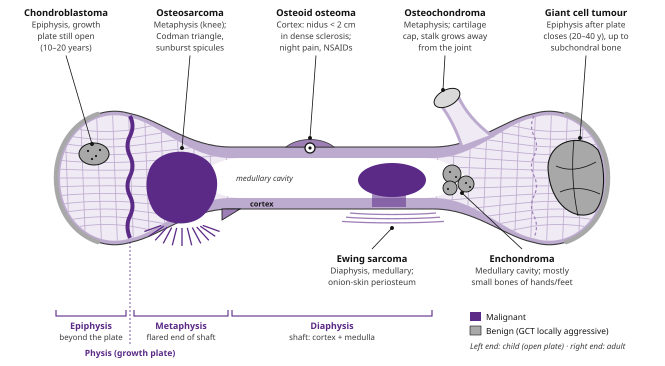

Write Python code to recreate this figure.
"""Long bone: zones and the classic sites of bone tumours. Run: python3 illus/ch27_bone_sites.py"""
import os, sys
sys.path.insert(0, os.path.join(os.path.dirname(__file__), "..", "tools"))
from diagrams import A, A60, A40, A20, A10, A05, INK, INK2, G20, G40, G05, esc

W, H = 665, 366
C = 178                      # long axis of the bone
mx = lambda x: 664 - x       # mirror for the right end
o = [f'<svg xmlns="http://www.w3.org/2000/svg" viewBox="0 0 {W} {H}" width="{W}" height="{H}" font-family="BookSans, sans-serif">']


def outline(sh, mh, eh, xend, xphys, xmeta):
    """Closed outline: shaft half-height sh, metaphysis max mh, epiphysis max eh, bone ends at xend/mx(xend)."""
    L = (f"M{mx(xmeta)},{C-sh} L{xmeta},{C-sh} C{xmeta-40},{C-sh} {xphys+30},{C-mh+6} {xphys+2},{C-mh} "
         f"L{xphys-2},{C-mh-1} C{xphys-35},{C-eh} {xend},{C-eh+26} {xend},{C} "
         f"C{xend},{C+eh-26} {xphys-35},{C+eh} {xphys-2},{C+mh+1} L{xphys+2},{C+mh} "
         f"C{xphys+30},{C+mh-6} {xmeta-40},{C+sh} {xmeta},{C+sh} L{mx(xmeta)},{C+sh} ")
    R = (f"C{mx(xmeta-40)},{C+sh} {mx(xphys+30)},{C+mh-6} {mx(xphys+2)},{C+mh} "
         f"L{mx(xphys-2)},{C+mh+1} C{mx(xphys-35)},{C+eh} {mx(xend)},{C+eh-26} {mx(xend)},{C} "
         f"C{mx(xend)},{C-eh+26} {mx(xphys-35)},{C-eh} {mx(xphys-2)},{C-mh-1} L{mx(xphys+2)},{C-mh} "
         f"C{mx(xphys+30)},{C-mh+6} {mx(xmeta-40)},{C-sh} {mx(xmeta)},{C-sh} Z")
    return L + R


outer = outline(31, 64, 74, 56, 130, 230)
inner = outline(20, 60, 70, 60, 130, 230)
o.append(f'<defs><clipPath id="bs_in"><path d="{inner}"/></clipPath></defs>')
# cortex (compact bone) = outer silhouette; cancellous interior
o.append(f'<path d="{outer}" fill="{A40}" stroke="{INK2}" stroke-width="1.1"/>')
o.append(f'<path d="{inner}" fill="{A10}"/>')
# trabeculae (cancellous bone) in both ends
tr = []
for k in range(-6, 7):
    y0 = C + k * 10
    tr.append(f"M40,{y0} q40,{-k*3} 90,{-k*2} q50,{k*1.5} 110,{k*4}")
    tr.append(f"M{mx(40)},{y0} q-40,{-k*3} -90,{-k*2} q-50,{k*1.5} -110,{k*4}")
for x in range(64, 236, 16):
    tr.append(f"M{x},{C-80} l6,160")
    tr.append(f"M{mx(x)},{C-80} l-6,160")
o.append(f'<g clip-path="url(#bs_in)"><path d="{" ".join(tr)}" fill="none" stroke="{A40}" stroke-width=".8"/></g>')
# medullary (marrow) cavity of the shaft
med = (f"M196,{C} C210,{C-13} 222,{C-20} 244,{C-20} L{mx(244)},{C-20} C{mx(222)},{C-20} {mx(210)},{C-13} {mx(196)},{C} "
       f"C{mx(210)},{C+13} {mx(222)},{C+20} {mx(244)},{C+20} L244,{C+20} C222,{C+20} 210,{C+13} 196,{C} Z")
o.append(f'<path d="{med}" fill="#fff"/>')
o.append(f'<text x="236" y="{C+3}" font-size="7.8" font-style="italic" fill="{INK2}">medullary cavity</text>')
o.append(f'<text x="250" y="{C+28.5}" font-size="7.4" font-weight="700" fill="{INK}">cortex</text>')
# articular cartilage caps (follow the outer contour of each end)
for sx in (1, -1):
    X = (lambda x: x) if sx == 1 else mx
    o.append(f'<path d="M{X(97.9)},{C-64} C{X(75.1)},{C-56.4} {X(56)},{C-33.6} {X(56)},{C} C{X(56)},{C+33.6} {X(75.1)},{C+56.4} {X(97.9)},{C+64}" '
             f'fill="none" stroke="{G40}" stroke-width="4.5" stroke-linecap="round"/>')
# physes: left open growth plate (child), right closed (epiphyseal line, adult)
o.append(f'<path d="M130,{C-62} q5,10 0,20 q-5,10 0,20 q5,10 0,20 q-5,10 0,20 q5,10 0,20 q-5,10 0,22" fill="none" stroke="{A}" stroke-width="4"/>')
o.append(f'<path d="M{mx(130)},{C-62} q-5,10 0,20 q5,10 0,20 q-5,10 0,20 q5,10 0,20 q-5,10 0,20 q5,10 0,22" fill="none" stroke="{A60}" stroke-width="1.2" stroke-dasharray="3 2.5"/>')

MAL, BEN = A, G40   # malignant = purple, benign = grey
# 1 chondroblastoma: left epiphysis (open plate)
o.append(f'<ellipse cx="94" cy="{C-24}" rx="15" ry="11" fill="{BEN}" stroke="{INK}" stroke-width="1"/>')
for (dx, dy) in ((-6, -3), (2, 2), (6, -4), (-2, 5)):
    o.append(f'<circle cx="{94+dx}" cy="{C-24+dy}" r="1.1" fill="{INK}"/>')
# 2 osteosarcoma: left metaphysis, breaking the lower cortex: sunburst + Codman triangle
o.append(f'<path d="M150,{C-10} C162,{C-34} 205,{C-30} 214,{C-8} C222,{C+8} 214,{C+30} 200,{C+40} C185,{C+50} 160,{C+46} 152,{C+30} C146,{C+18} 144,{C+4} 150,{C-10} Z" fill="{MAL}"/>')
for i, ang in enumerate(range(-70, 75, 14)):
    import math
    a = math.radians(ang)
    x1, y1 = 182 + 22 * math.sin(a), C + 46 + 4 * math.cos(a)
    x2, y2 = 182 + 40 * math.sin(a), C + 46 + 22 * math.cos(a)
    o.append(f'<line x1="{x1:.1f}" y1="{y1:.1f}" x2="{x2:.1f}" y2="{y2:.1f}" stroke="{MAL}" stroke-width="1.3"/>')
o.append(f'<path d="M222,{C+31} L240,{C+31} L222,{C+42} Z" fill="{A60}" stroke="{INK}" stroke-width=".8"/>')
# 3 osteoid osteoma: upper cortex of the shaft: fusiform sclerosis + nidus
o.append(f'<path d="M286,{C-31} C298,{C-41} 322,{C-41} 334,{C-31} Z" fill="{A60}" stroke="{INK2}" stroke-width=".8"/>')
o.append(f'<circle cx="310" cy="{C-30}" r="5" fill="#fff" stroke="{INK}" stroke-width="1.3"/><circle cx="310" cy="{C-30}" r="1.6" fill="{INK}"/>')
# 4 Ewing sarcoma: medulla of the shaft + onion-skin periosteal layers
o.append(f'<ellipse cx="392" cy="{C+2}" rx="34" ry="17" fill="{MAL}"/>')
o.append(f'<rect x="372" y="{C+16}" width="34" height="13" fill="{MAL}" opacity=".55"/>')
for j in range(3):
    yy = C + 35 + j * 4.2
    o.append(f'<path d="M{350-j*4},{yy} C370,{yy+2} 414,{yy+2} {436+j*4},{yy}" fill="none" stroke="{A60}" stroke-width="1.3"/>')
# 5 enchondroma: medulla near the right metaphysis: cartilage lobules with stippled calcification
for (cx, cy, r) in ((452, C - 4, 9), (466, C + 6, 8), (450, C + 10, 7)):
    o.append(f'<circle cx="{cx}" cy="{cy}" r="{r}" fill="{BEN}" stroke="{INK}" stroke-width=".9"/>')
for (dx, dy) in ((450, C - 6), (456, C - 1), (466, C + 5), (448, C + 11), (470, C + 9)):
    o.append(f'<circle cx="{dx}" cy="{dy}" r="1" fill="{INK}"/>')
# 6 osteochondroma: right metaphysis surface, stalk pointing away from the joint, cartilage cap
o.append(f'<path d="M462,{C-31} Q454,{C-56} 440,{C-74} L458,{C-82} Q468,{C-60} 492,{C-42} Z" fill="{A10}" stroke="{A40}" stroke-width="3"/>')
o.append(f'<ellipse cx="447" cy="{C-80}" rx="14" ry="8" transform="rotate(-28 447 {C-80})" fill="{G20}" stroke="{INK}" stroke-width="1"/>')
# 7 giant cell tumour: right epiphysis (closed plate), eccentric, up to subchondral bone, soap-bubble
o.append(f'<path d="M548,{C-10} C548,{C-38} 582,{C-46} 598,{C-28} C606,{C-12} 606,{C+24} 594,{C+34} C578,{C+44} 550,{C+30} 548,{C-10} Z" fill="{BEN}" stroke="{INK}" stroke-width="1.1"/>')
o.append(f'<path d="M556,{C-12} Q574,{C-4} 596,{C-16} M560,{C+14} Q578,{C+6} 600,{C+16} M574,{C-38} Q570,{C} 578,{C+38}" fill="none" stroke="{INK}" stroke-width=".8"/>')


def label(cx, y, title, sub, tx, ty, anchor="middle"):
    """Label block at (cx, y) with leader line to target (tx, ty)."""
    up = ty > y          # label above target
    ly = y + 11.5 * len(sub) + 5 if up else y - 13
    lx = cx if anchor == "middle" else (cx - 30 if anchor == "end" else cx + 30)
    o.append(f'<line x1="{lx}" y1="{ly}" x2="{tx}" y2="{ty}" stroke="{INK}" stroke-width=".8"/>')
    o.append(f'<circle cx="{tx}" cy="{ty}" r="2" fill="{INK}"/>')
    o.append(f'<text x="{cx}" y="{y}" font-size="9.4" font-weight="700" fill="{INK}" text-anchor="{anchor}">{esc(title)}</text>')
    for j, s in enumerate(sub):
        o.append(f'<text x="{cx}" y="{y+11.5*(j+1)}" font-size="8.3" fill="{INK2}" text-anchor="{anchor}">{esc(s)}</text>')


label(66, 16, "Chondroblastoma", ["Epiphysis, growth", "plate still open", "(10–20 years)"], 92, C - 34)
label(190, 16, "Osteosarcoma", ["Metaphysis (knee);", "Codman triangle,", "sunburst spicules"], 182, C - 30)
label(316, 16, "Osteoid osteoma", ["Cortex: nidus < 2 cm", "in dense sclerosis;", "night pain, NSAIDs"], 310, C - 40)
label(445, 16, "Osteochondroma", ["Metaphysis; cartilage", "cap, stalk grows away", "from the joint"], 443, C - 88)
label(586, 16, "Giant cell tumour", ["Epiphysis after plate", "closes (20–40 y), up to", "subchondral bone"], 580, C - 40)
label(372, 262, "Ewing sarcoma", ["Diaphysis, medullary;", "onion-skin periosteum"], 392, C + 50)
label(522, 262, "Enchondroma", ["Medullary cavity; mostly", "small bones of hands/feet"], 462, C + 15)

# zone brackets (bottom row)
by = 316
def bracket(x0, x1, text, sub=None):
    o.append(f'<path d="M{x0},{by-6} L{x0},{by} L{x1},{by} L{x1},{by-6}" fill="none" stroke="{A}" stroke-width="1.1"/>')
    o.append(f'<text x="{(x0+x1)/2}" y="{by+13}" font-size="9" font-weight="700" fill="{A}" text-anchor="middle">{esc(text)}</text>')
    if sub:
        o.append(f'<text x="{(x0+x1)/2}" y="{by+24}" font-size="8" fill="{INK2}" text-anchor="middle">{esc(sub)}</text>')

bracket(56, 126, "Epiphysis", "beyond the plate")
bracket(134, 228, "Metaphysis", "flared end of shaft")
bracket(232, 432, "Diaphysis", "shaft: cortex + medulla")
o.append(f'<line x1="130" y1="{C+64}" x2="130" y2="{by+30}" stroke="{A}" stroke-width=".8" stroke-dasharray="2 2"/>')
o.append(f'<text x="130" y="{by+40}" font-size="8.6" font-weight="700" fill="{A}" text-anchor="middle">Physis (growth plate)</text>')
# legend
lx = 470
o.append(f'<rect x="{lx}" y="{by-4}" width="11" height="9" fill="{MAL}"/><text x="{lx+16}" y="{by+4}" font-size="8.4" fill="{INK}">Malignant</text>')
o.append(f'<rect x="{lx}" y="{by+10}" width="11" height="9" fill="{BEN}" stroke="{INK}" stroke-width=".6"/><text x="{lx+16}" y="{by+18}" font-size="8.4" fill="{INK}">Benign (GCT locally aggressive)</text>')
o.append(f'<text x="{lx}" y="{by+33}" font-size="8" font-style="italic" fill="{INK2}">Left end: child (open plate) · right end: adult</text>')
o.append("</svg>")
open(os.path.join(os.path.dirname(os.path.abspath(__file__)), "ch27_bone_sites.svg"), "w").write("".join(o))
print("ok")
